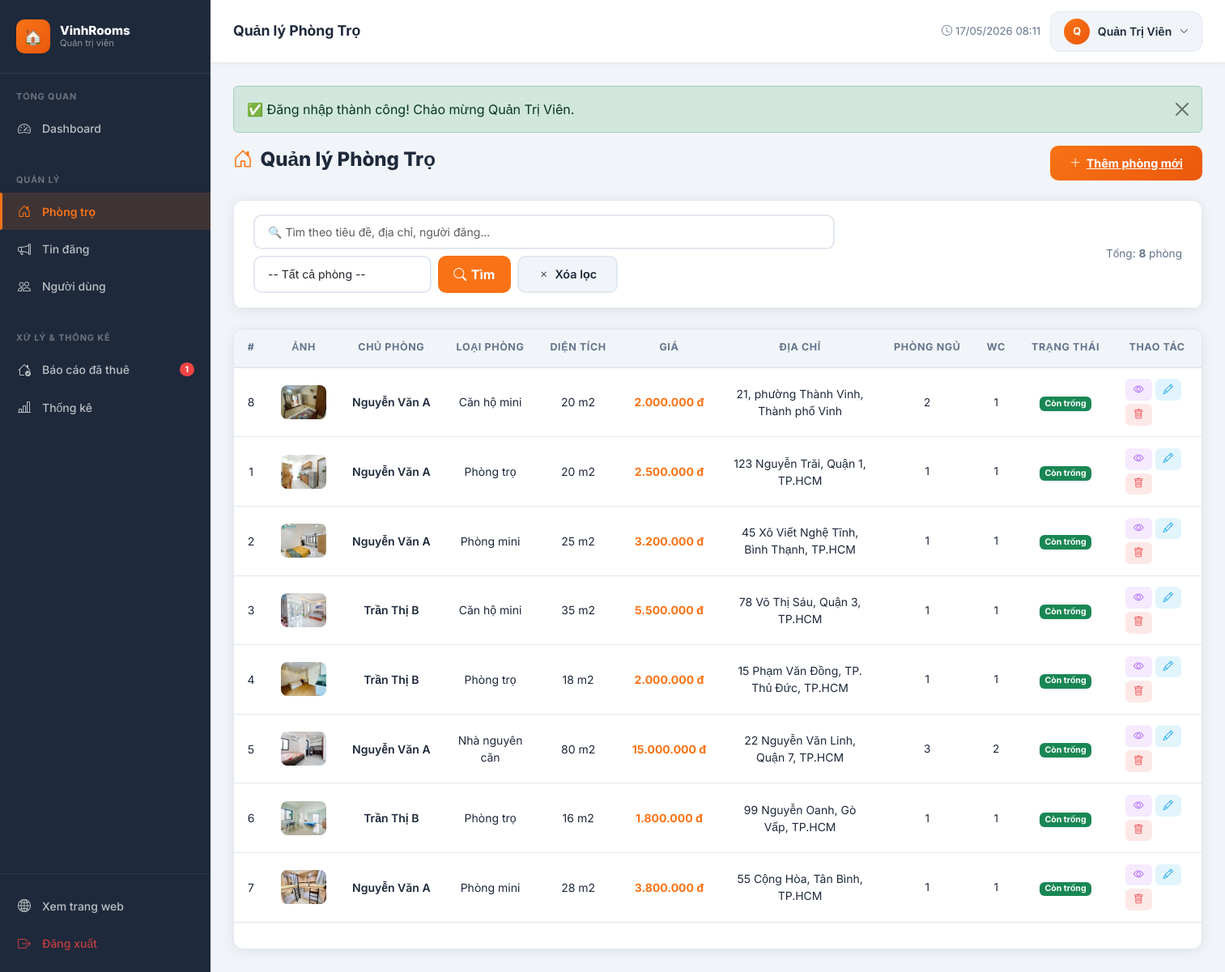
Page /admin/rooms/index.php (signed in) on the earlier database version.
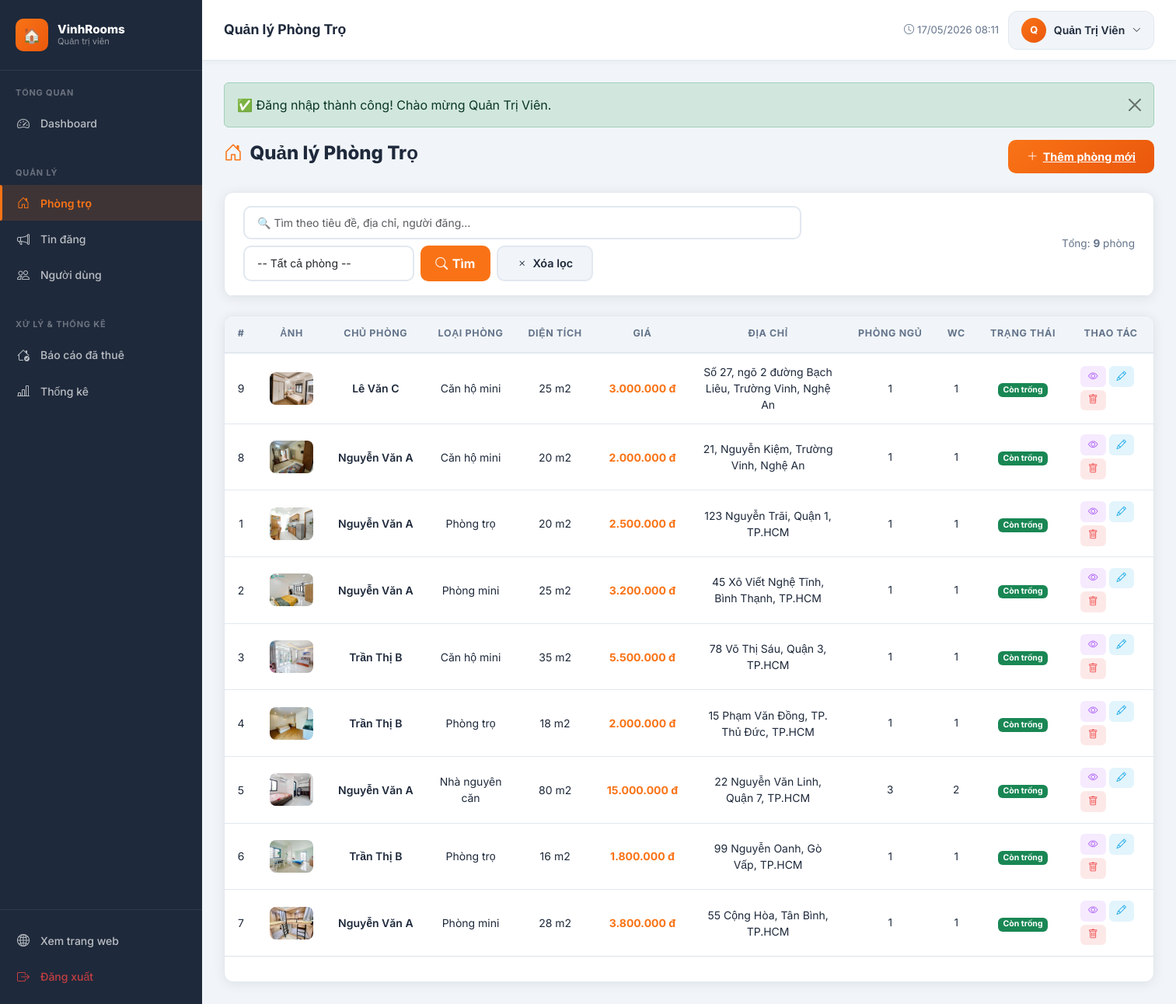
Same page on the later database version.
### tables this page shows
CREATE TABLE `phong_tro` (
  `id` int(10) UNSIGNED NOT NULL,
  `user_id` int(10) UNSIGNED NOT NULL,
  `loai_phong_id` int(10) UNSIGNED DEFAULT NULL,
  `khu_vuc_id` int(10) UNSIGNED DEFAULT NULL,
  `gia_goc` decimal(12,0) NOT NULL COMMENT 'VND/tháng',
  `dien_tich` float NOT NULL COMMENT 'm2',
  `dia_chi` varchar(255) NOT NULL,
  `so_phong_ngu` tinyint(3) UNSIGNED DEFAULT 1,
  `so_wc` tinyint(3) UNSIGNED DEFAULT 1,
  `tien_nghi` text DEFAULT NULL COMMENT 'JSON hoặc text mô tả tiện nghi',
  `hinh_anh` varchar(255) DEFAULT NULL COMMENT 'Ảnh đại diện',
  `trang_thai` enum('co_san','da_cho_thue') NOT NULL DEFAULT 'co_san',
  `created_at` datetime NOT NULL DEFAULT current_timestamp(),
  `updated_at` datetime NOT NULL DEFAULT current_timestamp() ON UPDATE current_timestamp()
);

CREATE TABLE `users` (
  `id` int(10) UNSIGNED NOT NULL,
  `username` varchar(50) NOT NULL,
  `email` varchar(100) NOT NULL,
  `password` varchar(255) NOT NULL,
  `ho_ten` varchar(100) NOT NULL,
  `so_dien_thoai` varchar(15) DEFAULT NULL,
  `dia_chi` varchar(255) DEFAULT NULL,
  `avatar` varchar(255) DEFAULT 'default_avatar.png',
  `role` enum('admin','user') NOT NULL DEFAULT 'user',
  `trang_thai` enum('active','inactive','banned') NOT NULL DEFAULT 'active',
  `created_at` datetime NOT NULL DEFAULT current_timestamp(),
  `updated_at` datetime NOT NULL DEFAULT current_timestamp() ON UPDATE current_timestamp()
);

CREATE TABLE `loai_phong` (
  `id` int(10) UNSIGNED NOT NULL,
  `ten` varchar(100) NOT NULL,
  `mo_ta` text DEFAULT NULL
);

CREATE TABLE `khu_vuc` (
  `id` int(10) UNSIGNED NOT NULL,
  `tinh_thanh` varchar(100) NOT NULL,
  `phuong_xa` varchar(100) NOT NULL
);

### admin/rooms/index.php (the view, shortened to what the changed rows need)
<?php
require_once __DIR__ . '/../../includes/functions.php';
$db = getDB();
$page_num    = max(1, (int)($_GET['page'] ?? 1));
$per_page    = 12;
$where  = ["p.trang_thai != 'bi_xoa'"];
$params = [];
$types  = '';
$whereSQL = implode(' AND ', $where);
$baseQuery = "FROM phong_tro p JOIN khu_vuc kv ON p.khu_vuc_id = kv.id LEFT JOIN users u ON p.user_id = u.id LEFT JOIN loai_phong l ON p.loai_phong_id = l.id WHERE $whereSQL";
if (!empty($params)) {
    $stmt = $db->prepare("SELECT COUNT(*) $baseQuery");
    $stmt->bind_param($types, ...$params);
    $stmt->execute();
    $total = $stmt->get_result()->fetch_row()[0];
    $stmt->close();
} else {
    $total = $db->query("SELECT COUNT(*) $baseQuery")->fetch_row()[0];
}
$pg     = paginate($total, $per_page, $page_num);
$offset = $pg['offset'];
$sql = "SELECT p.*, kv.tinh_thanh, kv.phuong_xa, u.ho_ten as chu_tro, l.ten as loai_phong $baseQuery ORDER BY p.created_at DESC LIMIT $per_page OFFSET $offset";
if (!empty($params)) {
    $stmt = $db->prepare($sql);
    $stmt->bind_param($types, ...$params);
    $stmt->execute();
    $rooms = $stmt->get_result()->fetch_all(MYSQLI_ASSOC);
    $stmt->close();
} else {
    $rooms = $db->query($sql)->fetch_all(MYSQLI_ASSOC);
}
$pageTitle = 'Quản lý Phòng Trọ';
require_once __DIR__ . '/../../includes/admin_header.php';
?>
<div class="page-header">
    <h1 class="page-title"><span class="icon"><i class="bi bi-house-door"></i></span><?= $pageTitle ?></h1>
</div>
<div class="data-card mb-4">
    <div class="data-card-header">
        <div style="font-size:.85rem;color:var(--admin-muted)">
            Tổng: <strong><?= $total ?></strong> phòng
        </div>
    </div>
</div>
<div class="data-card">
    <div class="table-responsive">
        <table class="data-table">
            <thead>
                <tr>
                    <th width="50">#</th>
                    <th width="60">Ảnh</th>
                    <th>Chủ phòng</th>
                    <th>Loại phòng</th>
                    <th>Diện tích</th>
                    <th>Giá</th>
                    <th style="min-width:200px;">Địa chỉ</th>
                    <th width="70">Phòng ngủ</th>
                    <th width="60">WC</th>
                    <th>Trạng thái</th>
                    <th width="180">Thao tác</th>
                </tr>
            </thead>
            <tbody>
                <?php foreach ($rooms as $r): ?>
                <tr>
                    <td><?= $r['id'] ?></td>
                    <td>
                        <img src="<?= getImageUrl($r['hinh_anh']) ?>"
                             class="room-thumb"
                             alt=""
                             onerror="this.src='<?= BASE_URL ?>/assets/images/no-image.svg'">
                    </td>
                    <td style="max-width:220px">
                        <div style="font-weight:600;overflow:hidden;white-space:nowrap;text-overflow:ellipsis" title="<?= e($r['chu_tro']) ?>">
                            <?= e($r['chu_tro']) ?>
                        </div>
                    </td>
                    <td><?= e($r['loai_phong']) ?></td>
                    <td><?= e($r['dien_tich']) ?> m2</td>
                    <td style="font-weight:700;color:var(--admin-primary);white-space:nowrap">
                        <?= formatPrice($r['gia_goc']) ?>
                    </td>
                    <td style="text-align: center;  " title="<?= e($r['dia_chi']) . ', ' . e($r['phuong_xa']) . ', ' . e($r['tinh_thanh']) ?>">
                        <?= e($r['dia_chi']) . ', ' . e($r['phuong_xa']) . ', ' . e($r['tinh_thanh']) ?>
                    </td>
                    <td style="text-align:center;font-size:.85rem"><?= $r['so_phong_ngu'] ?></td>
                    <td style="text-align:center;font-size:.85rem"><?= $r['so_wc'] ?></td>
                    <td><?= roomStatusBadge($r['trang_thai']) ?></td>
                    <td>
                        <div class="d-flex gap-1 flex-wrap">
                            <a href="<?= BASE_URL ?>/room-detail.php?id=<?= $r['id'] ?>" class="btn-action view" target="_blank" title="Xem">
                                <i class="bi bi-eye"></i>
                            </a>
                            <a href="<?= BASE_URL ?>/admin/rooms/edit.php?id=<?= $r['id'] ?>" class="btn-action edit" title="Sửa">
                                <i class="bi bi-pencil"></i>
                            </a>
                            <a href="?action=delete&id=<?= $r['id'] ?>" class="btn-action delete confirm-delete" title="Xóa">
                                <i class="bi bi-trash"></i>
                            </a>
                        </div>
                    </td>
                </tr>
                <?php endforeach; ?>
            </tbody>
        </table>
    </div>
</div>
<?php require_once __DIR__ . '/../../includes/admin_footer.php'; ?>

### includes/admin_header.php (shortened to what the changed rows need)
<?php
require_once __DIR__ . '/functions.php';
$currentDir  = basename(dirname($_SERVER['PHP_SELF']));
$_db_header = getDB();
$_pending_bao_cao = 0;
$_r = @$_db_header->query("SELECT COUNT(*) FROM bao_cao_da_thue WHERE trang_thai = 'cho_duyet'");
if ($_r) $_pending_bao_cao = (int)$_r->fetch_row()[0];
?>
<!DOCTYPE html>
<html lang="vi">
<head>
    <link rel="stylesheet" href="https://cdn.jsdelivr.net/npm/bootstrap@5.3.3/dist/css/bootstrap.min.css">
    <link rel="stylesheet" href="https://cdn.jsdelivr.net/npm/bootstrap-icons@1.11.3/font/bootstrap-icons.min.css">
    <link rel="stylesheet" href="<?= BASE_URL ?>/assets/css/admin.css">
</head>
<body class="admin-body">
<aside class="admin-sidebar" id="adminSidebar">
    <div class="sidebar-section">
        <a href="<?= BASE_URL ?>/admin/bao-cao-da-thue/index.php"
           class="sidebar-link <?= ($currentDir === 'bao-cao-da-thue') ? 'active' : '' ?>"
           style="position:relative">
            <span class="icon"><i class="bi bi-house-check"></i></span> Báo cáo đã thuê
            <?php if ($_pending_bao_cao > 0): ?>
            <span style="margin-left:auto;background:#ef4444;color:#fff;font-size:.65rem;padding:1px 7px;border-radius:999px;font-weight:700">
                <?= $_pending_bao_cao ?>
            </span>
            <?php endif; ?>
        </a>
    </div>
</aside>
<div class="admin-main">
    <div class="admin-content">

### includes/functions.php (shortened to what the changed rows need)
<?php
function formatPrice(float $price): string {
    return number_format($price, 0, ',', '.') . ' đ';
}
function e(string $str): string {
    return htmlspecialchars($str, ENT_QUOTES, 'UTF-8');
}
function getImageUrl(?string $filename): string {
    if ($filename[0] === '/') {
        $physicalPath = __DIR__ . '/..' . $filename;
        if (file_exists($physicalPath)) {
            return BASE_URL . $filename;
        }
        return BASE_URL . '/assets/images/no-image.svg';
    }
    if (file_exists(UPLOAD_DIR . $filename)) {
        return UPLOAD_URL . $filename;
    }
    return BASE_URL . '/assets/images/no-image.svg';
}
function paginate(int $total, int $perPage, int $current): array {
    $pages = (int)ceil($total / $perPage);
    return [
        'total'      => $total,
        'per_page'   => $perPage,
        'current'    => $current,
        'pages'      => $pages,
        'offset'     => ($current - 1) * $perPage,
        'has_prev'   => $current > 1,
        'has_next'   => $current < $pages,
    ];
}
function roomStatusBadge(string $status): string {
    $map = [
        'co_san'      => ['success',   'Còn trống'],
        'da_cho_thue' => ['secondary', 'Đã cho thuê'],
    ];
    [$color, $label] = $map[$status] ?? ['light', $status];
    return "<span class=\"badge bg-{$color}\">{$label}</span>";
}

Differences in the rows shown:
added phong_tro: id "9", hinh_anh (picture), user.ho_ten "Lê Văn C", loai_phong.ten "Căn hộ mini", dien_tich "25", gia_goc "3.000.000 đ", dia_chi "Số 27, ngõ 2 đường Bạch Liêu", khu_vuc.phuong_xa "Trường Vinh", khu_vuc.tinh_thanh "Nghệ An", so_phong_ngu "1", so_wc "1"
changed phong_tro id 8: dia_chi "21" → "21, Nguyễn Kiệm"; khu_vuc.phuong_xa "phường Thành Vinh" → "Trường Vinh"; khu_vuc.tinh_thanh "Thành phố Vinh" → "Nghệ An"; so_phong_ngu "2" → "1"
Other differences:
$total: "8" → "9"
$_pending_bao_cao: "1" → (not shown)
